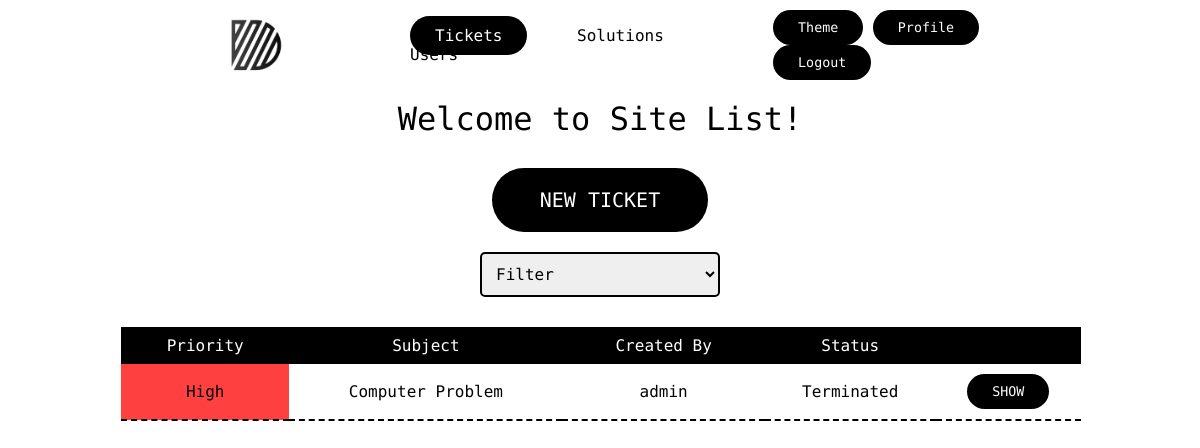
Before: /tickets (signed in) with the older database file.
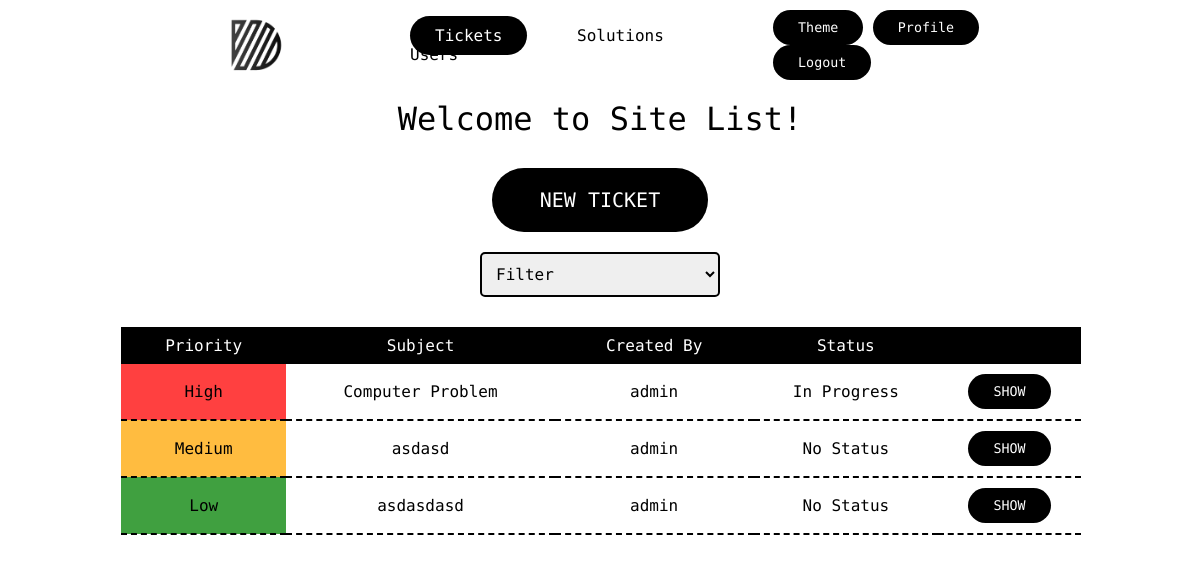
After: the same page with the newer database file.
### tables this page shows
CREATE TABLE tickets (
id INTEGER PRIMARY KEY AUTOINCREMENT NOT NULL,
subject TEXT NOT NULL,
creator INTEGER,
description TEXT,
status INTEGER DEFAULT 0 NOT NULL,
priority INTEGER DEFAULT 0 NOT NULL,
time TIMESTAMP DEFAULT CURRENT_TIMESTAMP,
FOREIGN KEY(creator) REFERENCES users(id)
ON DELETE SET NULL
ON UPDATE NO ACTION
);

CREATE TABLE users (id INTEGER PRIMARY KEY AUTOINCREMENT NOT NULL, name TEXT NOT NULL, hash TEXT NOT NULL, permission INTEGER DEFAULT 4 NOT NULL, active BLOB DEFAULT 0 NOT NULL, email TEXT NOT NULL);

### app.py (the view, shortened to what this page needs)
@app.route("/tickets", methods=["GET", "POST"])
def tickets():
    tickets = db.execute("SELECT tickets.id, tickets.subject, tickets.status, tickets.priority, users.name AS creator_name FROM tickets LEFT JOIN users ON tickets.creator = users.id WHERE tickets.status < 4 ORDER BY priority DESC, time ASC")
    return render_template("tickets.html", tickets = tickets, status = ticketStatus, priority = priority)

### templates/tickets.html (shortened to what this page needs)
{% extends "layout.html" %}
{% block body %}
<div><h1>Welcome to Site List!</h1></div>
    {% if session.get("permission") < 4 %}
    <form action="/newticket">
    <button type="submit" class="enter">NEW TICKET</button>
    </form>
    <form action="/tickets" method="post">
    <select id="status" name="status" onchange="clickButton()">
        <option hidden disabled value="" selected>Filter</option>
    </select>
    </form>
    {% endif %}
    <table>
        <thead>
            <tr>
                <th>Priority</th>
                <th>Subject</th>
                <th>Created By</th>
                <th>Status</th>
                <th></th>
            </tr>
        </thead>
        <tbody>
            {% for ticket in tickets %}
            <tr>
                <td class="{{ priority[ticket['priority']] }}"> {{ priority[ticket["priority"]] }}</td>
                <td> {{ ticket["subject"] }}</td>
                {% if ticket["creator_name"] %}
                <td> {{ ticket["creator_name"] }}</td>
                {% else %}
                <td></td>
                {% endif %}
                <td> {{ status[ticket["status"]] }}</td>
                <td>
                    <form action="/showticket" method="post">
                        <button type="submit">SHOW</button>
                    </form>
                </td>
            </tr>
            {% endfor %}
        </tbody>
    </table>
{% endblock %}

### templates/layout.html (shortened to what this page needs)
<!DOCTYPE HTML>
<html lang="en">
    <head>
        <link rel="stylesheet" href=".\static\styles.css">
    </head>
    <body>
      <header>
        <div>
        <a href="/"><img class="logo" src=".\static\images\d.png" alt="logo"></a>
        </div>
        {% if session.get("user_id") %}
        <div>
        <nav>
          <ul class="nav_links">
            <li><a href="/tickets" onclick="changeActiveLink(event)" id="ticketID">Tickets</a></li>
            <li><a href="/solutions" onclick="changeActiveLink(event)" id="docID">Solutions</a></li>
            {% if session.get("permission") < 3 %}
            <li><a href="/users" onclick="changeActiveLink(event)" id="userID">Users</a></li>
            {% endif %}
          </ul>
        </nav>
        </div>
        <div>
          <button onclick="toggleMode()">Theme</button>
          <a href="/profile"><button>Profile</button></a>
          <a href="/logout"><button onclick="logout()">Logout</button></a>
        </div>
        {% else %}
        <div>
          <button onclick="toggleMode()">Theme</button>
          <a href="/register"><button>Register</button></a>
          <a href="/"><button>Login</button></a>
          {% endif %}
      </header>
      <div class="body">
      {% block body %}{% endblock %}
      </div>
    </body>
</html>

### static/styles.css (style rules this page uses)
.light { --color1: black; --color2: white; --color3: gray; --font-color: var(--color1); --background-color: var(--color2); --button-color: var(--font-color); --buttonfont-color: var(--background-color); --hover-color: var(--color3); --hoverfont-color: var(--font-color); --nav-color: var(--background-color); --navfont-color: var(--font-color); --linkhover-color: var(--hover-color); --logo-color: var(--nav-color); --tab-color: var(--font-color); --tabfont-color: var(--background-color); --disabled-color: var(--color3); --disabledfont-color: var(--font-color); --placeholder-color: var(--color3); --aler-color: var(--color1); --active-color: var(--color1); --activefont-color: var(--color2); }
* { box-sizing: border-box; margin: 0; padding: 0; font-family: "M PLUS 1 Code", sans-serif; font-weight: 500; }
html { background-color: var(--background-color); color: var(--font-color); }
header { background-color: var(--nav-color); color: var(--navfont-color); display: flex; justify-content: space-between; align-items: center; padding: 10px 10%; }
.body { padding: 10px 10%; text-align: center; }
header a { color: var(--navfont-color); text-decoration: none; }
body { transition: background-color 0.5s, color 0.3s; }
button { background-color: var(--button-color); color: var(--buttonfont-color); }
.nav_links { list-style: none; }
.nav_links li { display: inline-block; padding: 0 20px; }
.nav_links li a { transition: all 0.3s ease 0s; }
button { padding: 10px 25px; border: none; border-radius: 50px; cursor: pointer; transition: all 0.5s ease 0s; }
.enter { margin-top: 30px; margin-bottom: 10px; padding: 20px 5%; font-size: 20px; }
.logo { margin: 0px 100px; width: 70px; height: auto; background-color: var(--logo-color); border-radius: 10px; transition: all 1s ease 0s; }
table { margin:20px 1px 20px 1px; width: 100%; border-collapse: collapse; }
td { padding: 10px 0 10px; border-bottom: 2px dashed var(--tab-color); margin: 10px 10px; }
th { background-color: var(--tab-color); padding: 9px; transition: all 0.5s ease 0s; color: var(--tabfont-color); }
input, select, textarea { width: 25%; min-width: 200px; padding: 10px; margin: 10px 0; box-sizing: border-box; border: 2px solid var(--font-color); border-radius: 5px; font-size: 16px; }
.active { padding: 10px 25px; border: none; border-radius: 50px; background-color: var(--active-color); color: var(--activefont-color); transition: all 0.5s ease 0s; }
.Medium { background-color: rgba(255, 166, 0, 0.75); }
.High { background-color: rgba(255, 0, 0, 0.75); }
.Low { background-color: rgba(0, 128, 0, 0.75); }

Changed rows visible on the page:
changed tickets "High": status "Terminated" → "In Progress"
added tickets: priority "Medium", subject "asdasd", creator_name "admin", status "No Status"
added tickets: priority "Low", subject "asdasdasd", creator_name "admin", status "No Status"
